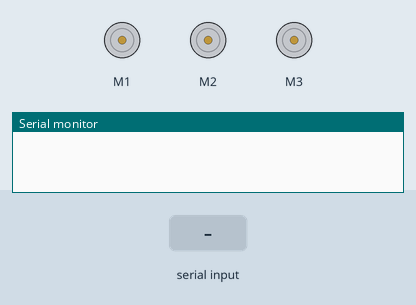
The sketch below on a simulated Arduino Uno, built with avr-gcc and run on an emulated ATmega328P. Parts: 3 × DC motor (green arrow = forward, orange = backward, longer = faster), the last lines printed to the serial monitor. The inputs (shaded band) are chosen by the test bench.

Above: at 1.2 s.
1.3 s: "1" received over the second serial link
At 1.6 s:
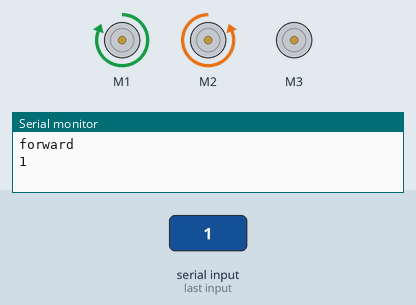
2.8 s: "4" received over the second serial link
At 3.9 s:
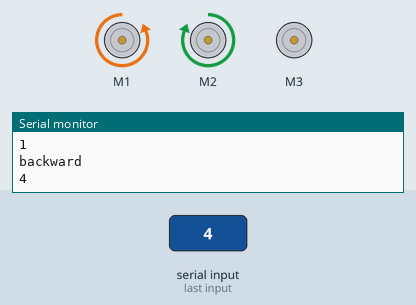
4.3 s: "2" received over the second serial link
At 5.1 s:
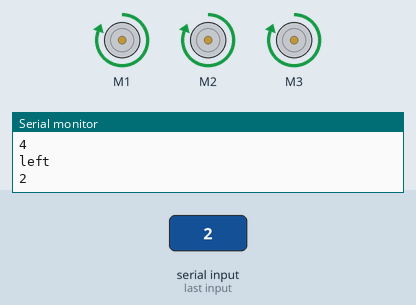
5.8 s: "3" received over the second serial link
At 6.2 s:
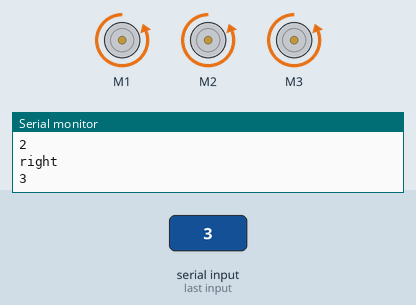
7.3 s: "5" received over the second serial link
At 8.5 s:
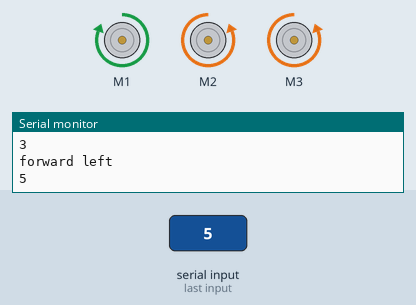
8.8 s: "6" received over the second serial link
At 9.7 s:
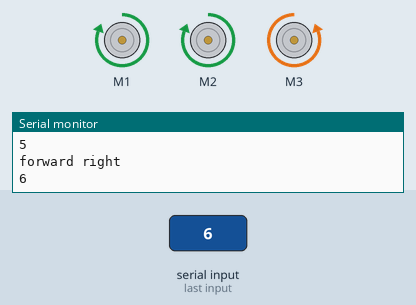
Timing chart, 0 to 11.3 s (numbered marks = the images above; inputs shaded):
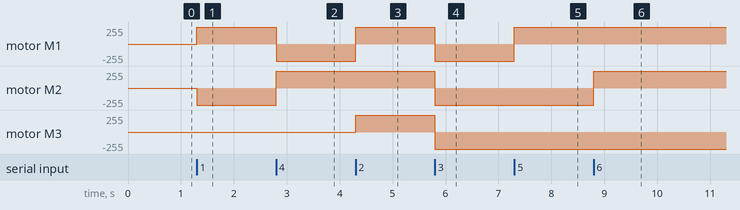

Measured:
- after the input at 1.3 s, motor M1: stopped → forward 255/255 at once; motor M2: stopped → backward 255/255 at once
- after the input at 2.8 s, motor M1: forward 255/255 → backward 255/255 at once; motor M2: backward 255/255 → forward 255/255 at once
- after the input at 4.3 s, motor M1: backward 255/255 → forward 255/255 at once; motor M3: stopped → forward 255/255 at once
- after the input at 5.8 s, motor M1–3: forward 255/255 → backward 255/255 at once
- after the input at 7.3 s, motor M1: backward 255/255 → forward 255/255 at once
- after the input at 8.8 s, motor M2: backward 255/255 → forward 255/255 at once

The sketch:

l293d.ino
```cpp
#include <AFMotor.h>
#include <SoftwareSerial.h>

AF_DCMotor motor1(1);
AF_DCMotor motor2(2);
AF_DCMotor motor3(3);

SoftwareSerial mySerial(9, 10); // Создаем объект SoftwareSerial на пинах 2 (RX) и 3 (TX)

void processCommand(int command) {
  // Устанавливаем максимальную скорость для всех моторов
  int motor_speed = 255;
  motor1.setSpeed(motor_speed);
  motor2.setSpeed(motor_speed);
  motor3.setSpeed(motor_speed);

  // Запускаем моторы в зависимости от команды
switch (command) {
  case '1':
    Serial.println("forward");
    motor1.run(FORWARD);
    motor2.run(BACKWARD);
    break;

  case '4':
    Serial.println("backward");
    motor1.run(BACKWARD);
    motor2.run(FORWARD);
    break;

  case '2':
    Serial.println("left");
    motor1.run(FORWARD);
    motor2.run(FORWARD);
    motor3.run(FORWARD);
    break;

  case '3':
    Serial.println("right");
    motor1.run(BACKWARD);
    motor2.run(BACKWARD);
    motor3.run(BACKWARD);
    break;

  case '5':
    Serial.println("forward left");
    motor1.run(FORWARD);
    motor3.run(BACKWARD);
    break;

  case '6':
    Serial.println("forward right");
    motor2.run(FORWARD);
    motor3.run(BACKWARD);
    break;

  case '7':
    Serial.println("backward left");
    motor1.run(BACKWARD);
    motor3.run(FORWARD);
    break;

  case '8':
    Serial.println("backward right");
    motor2.run(BACKWARD);
    motor3.run(FORWARD);
    break;

  case '9':
    Serial.println("stop");
    motor1.run(RELEASE);
    motor2.run(RELEASE);
    motor3.run(RELEASE);
    break;
  }
}

void setup() {
  Serial.begin(115200);
  mySerial.begin(9600); // Инициализируем SoftwareSerial на пинах 2 и 3

  // Инициализация моторов и другой начальной настройки
  motor1.setSpeed(0);
  motor2.setSpeed(0);
  motor3.setSpeed(0);
  motor1.run(RELEASE);
  motor2.run(RELEASE);
  motor3.run(RELEASE);
}

void loop() {
  if (mySerial.available() > 0) {
    char receivedChar = mySerial.read();
    processCommand(receivedChar);
    Serial.println(receivedChar);
  }
}
```
